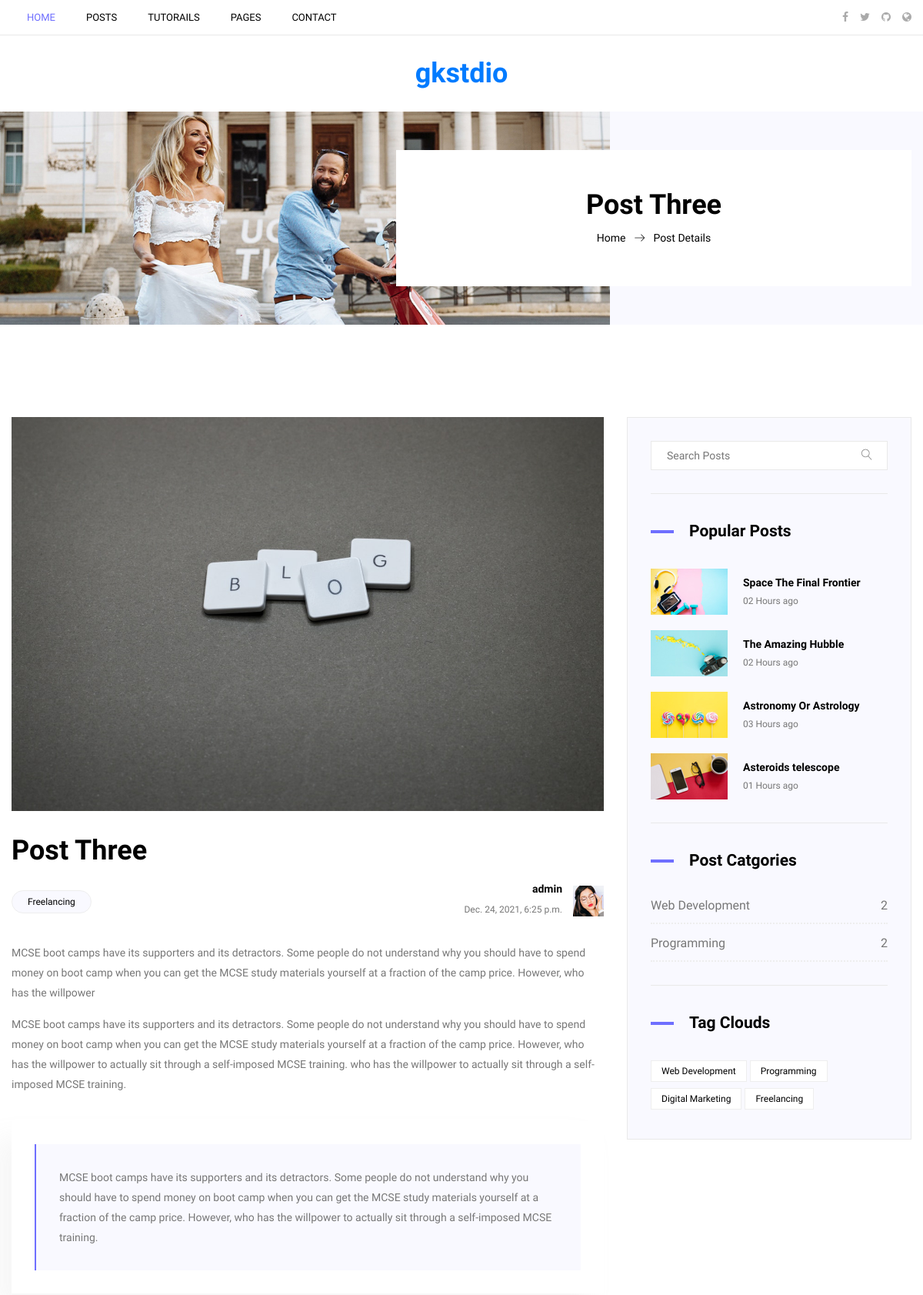
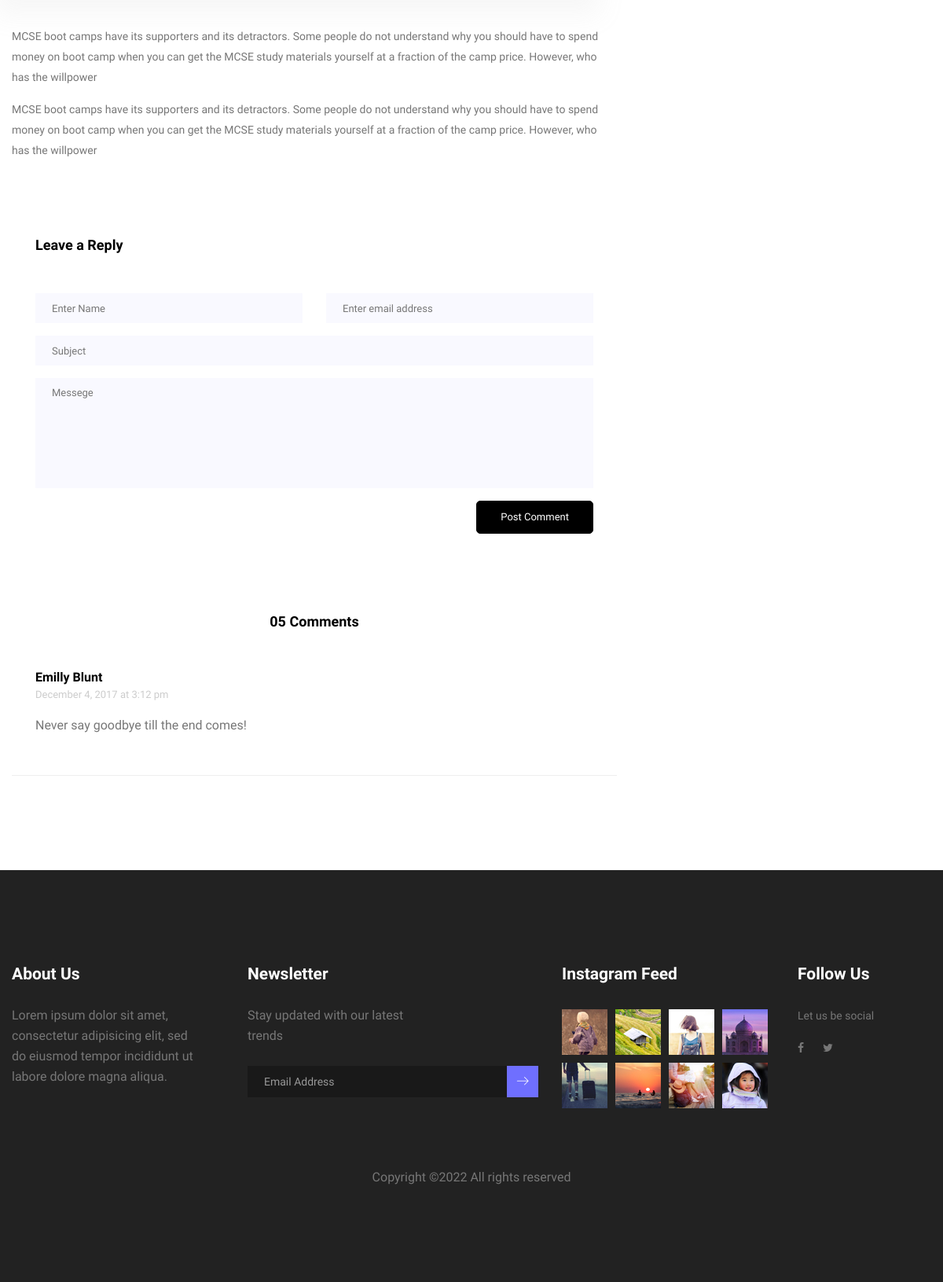
The page /post/9a601050-a3a4-4e79-9223-af3eaad3275e/ on the database its author committed (2 pictures, top to bottom).
### posts/models.py (models this page shows, shortened)
class Post(models.Model):
    id = models.UUIDField(default=uuid.uuid4, unique=True, primary_key=True, editable=False)
    title = models.CharField(max_length=200)
    body = models.TextField()
    category = models.ForeignKey(Category, null=True, blank=True, on_delete=models.SET_NULL)
    featured_img = models.ImageField(null=True, blank=True, default="default-blog.jpg")
    tags = models.ManyToManyField('Tag', blank=True)
    created_at = models.DateTimeField(auto_now_add=True)

class Tag(models.Model):
    id = models.UUIDField(default=uuid.uuid4, unique=True, primary_key=True, editable=False)
    title = models.CharField(max_length=200)
    created = models.DateTimeField(auto_now_add=True)

class Category(models.Model):
    id = models.UUIDField(default=uuid.uuid4, unique=True, primary_key=True, editable=False)
    title = models.CharField(max_length=200)
    created = models.DateTimeField(auto_now_add=True)

### posts/views.py (the view)
# urls.py: path('post/<str:pk>/', single_post_view, name="single"),
def single_post_view(request, pk):
    post = Post.objects.get(id=pk)
    categories = Category.objects.all()
    tags = Tag.objects.all()
    context = { 'post': post, 'categories': categories, 'tags': tags }
    return render(request, 'single.html', context)

### templates/single.html
{% extends 'layout.html' %}
{% load static %}
{% block content %}
        <section class="banner_area">
        	<div class="container">
				<div class="row banner_inner">
					<div class="col-lg-5"></div>
					<div class="col-lg-7">
						<div class="banner_content text-center">
							<h2>{{ post.title }}</h2>
							<div class="page_link">
								<a href="{% url 'posts' %}">Home</a>
								<a href="">Post Details</a>
							</div>
						</div>
					</div>
				</div>
        	</div>
        </section>
        <section class="blog_area p_120 single-post-area">
            <div class="container">
                <div class="row">
                    <div class="col-lg-8">
       					<div class="main_blog_details">
       						<img class="img-fluid" src="{{ post.featured_img.url }}" alt="">
       						<a href="#"><h4>{{ post.title }}</h4></a>
       						<div class="user_details">
       							<div class="float-left">
									{% for tag in post.tags.all %}
										<a href="#">{{ tag.title }}</a>
									{% endfor %}
       							</div>
       							<div class="float-right">
       								<div class="media">
       									<div class="media-body">
       										<h5>admin</h5>
       										<p>{{ post.created_at }}</p>
       									</div>
       									<div class="d-flex">
       										<img src="images/blog/user-img.jpg" alt="">
       									</div>
       								</div>
       							</div>
       						</div>
       						<p>MCSE boot camps have its supporters and its detractors. Some people do not understand why you should have to spend money on boot camp when you can get the MCSE study materials yourself at a fraction of the camp price. However, who has the willpower</p>
       						<p>MCSE boot camps have its supporters and its detractors. Some people do not understand why you should have to spend money on boot camp when you can get the MCSE study materials yourself at a fraction of the camp price. However, who has the willpower to actually sit through a self-imposed MCSE training. who has the willpower to actually sit through a self-imposed MCSE training.</p>
							<blockquote class="blockquote">
								<p class="mb-0">MCSE boot camps have its supporters and its detractors. Some people do not understand why you should have to spend money on boot camp when you can get the MCSE study materials yourself at a fraction of the camp price. However, who has the willpower to actually sit through a self-imposed MCSE training.</p>
							</blockquote>
							<p>MCSE boot camps have its supporters and its detractors. Some people do not understand why you should have to spend money on boot camp when you can get the MCSE study materials yourself at a fraction of the camp price. However, who has the willpower</p>
							<p>MCSE boot camps have its supporters and its detractors. Some people do not understand why you should have to spend money on boot camp when you can get the MCSE study materials yourself at a fraction of the camp price. However, who has the willpower</p>
       					</div>
						<div class="comment-form">
                            <h4>Leave a Reply</h4>
                            <form>
                                <div class="form-group form-inline">
                                  <div class="form-group col-lg-6 col-md-6 name">
                                    <input type="text" class="form-control" id="name" placeholder="Enter Name" onfocus="this.placeholder = ''" onblur="this.placeholder = 'Enter Name'">
                                  </div>
                                  <div class="form-group col-lg-6 col-md-6 email">
                                    <input type="email" class="form-control" id="email" placeholder="Enter email address" onfocus="this.placeholder = ''" onblur="this.placeholder = 'Enter email address'">
                                  </div>
                                </div>
                                <div class="form-group">
                                    <input type="text" class="form-control" id="subject" placeholder="Subject" onfocus="this.placeholder = ''" onblur="this.placeholder = 'Subject'">
                                </div>
                                <div class="form-group">
                                    <textarea class="form-control mb-10" rows="5" name="message" placeholder="Messege" onfocus="this.placeholder = ''" onblur="this.placeholder = 'Messege'" required=""></textarea>
                                </div>
                                <a href="#" class="primary-btn submit_btn">Post Comment</a>
                            </form>
                        </div>
                        <div class="comments-area">
                            <h4>05 Comments</h4>
                            <div class="comment-list">
                                <div class="single-comment justify-content-between d-flex">
                                    <div class="user justify-content-between d-flex">
                                        <div class="desc">
                                            <h5><a href="#">Emilly Blunt</a></h5>
                                            <p class="date">December 4, 2017 at 3:12 pm </p>
                                            <p class="comment">
                                                Never say goodbye till the end comes!
                                            </p>
                                        </div>
                                    </div>
                                </div>
                            </div>
                        </div>
        			</div>
                    <div class="col-lg-4">
                        <div class="blog_right_sidebar">
                            <aside class="single_sidebar_widget search_widget">
                                <div class="input-group">
                                    <input type="text" class="form-control" placeholder="Search Posts">
                                    <span class="input-group-btn">
                                        <button class="btn btn-default" type="button"><i class="lnr lnr-magnifier"></i></button>
                                    </span>
                                </div>
                                <div class="br"></div>
                            </aside>
                            <aside class="single_sidebar_widget popular_post_widget">
                                <h3 class="widget_title">Popular Posts</h3>
                                <div class="media post_item">
                                    <img src="{% static 'images/blog/popular-post/post1.jpg' %}" alt="post">
                                    <div class="media-body">
                                        <a href="blog-details.html"><h3>Space The Final Frontier</h3></a>
                                        <p>02 Hours ago</p>
                                    </div>
                                </div>
                                <div class="media post_item">
                                    <img src="{% static 'images/blog/popular-post/post2.jpg' %}" alt="post">
                                    <div class="media-body">
                                        <a href="blog-details.html"><h3>The Amazing Hubble</h3></a>
                                        <p>02 Hours ago</p>
                                    </div>
                                </div>
                                <div class="media post_item">
                                    <img src="{% static 'images/blog/popular-post/post3.jpg' %}" alt="post">
                                    <div class="media-body">
                                        <a href="blog-details.html"><h3>Astronomy Or Astrology</h3></a>
                                        <p>03 Hours ago</p>
                                    </div>
                                </div>
                                <div class="media post_item">
                                    <img src="{% static 'images/blog/popular-post/post4.jpg' %}" alt="post">
                                    <div class="media-body">
                                        <a href="blog-details.html"><h3>Asteroids telescope</h3></a>
                                        <p>01 Hours ago</p>
                                    </div>
                                </div>
                                <div class="br"></div>
                            </aside>
                            <aside class="single_sidebar_widget post_category_widget">
                                <h4 class="widget_title">Post Catgories</h4>
                                <ul class="list cat-list">
									{% for category in categories %}
										<li>
											<a href="#" class="d-flex justify-content-between">
												<p>{{ category.title }}</p>
												<p>{{ category.post_set.count }}</p>
											</a>
										</li>
									{% endfor %}
                                </ul>
                                <div class="br"></div>
                            </aside>
                            <aside class="single-sidebar-widget tag_cloud_widget">
                                <h4 class="widget_title">Tag Clouds</h4>
                                <ul class="list">
									{% for tag in tags %}
                                    	<li><a href="#">{{ tag.title }}</a></li>
									{% endfor %}
                                </ul>
                            </aside>
                        </div>
                    </div>
                </div>
            </div>
        </section>
{% endblock content %}

### rows shown on the page
Post: title "Post Three", featured_img (placeholder picture), created_at "Dec. 24, 2021, 6:25 p.m."
Tag: title "Freelancing"
Category: title "Web Development", post_set.count "2"
Category: title "Programming", post_set.count "2"
Tag: title "Web Development"
Tag: title "Programming"
Tag: title "Digital Marketing"
